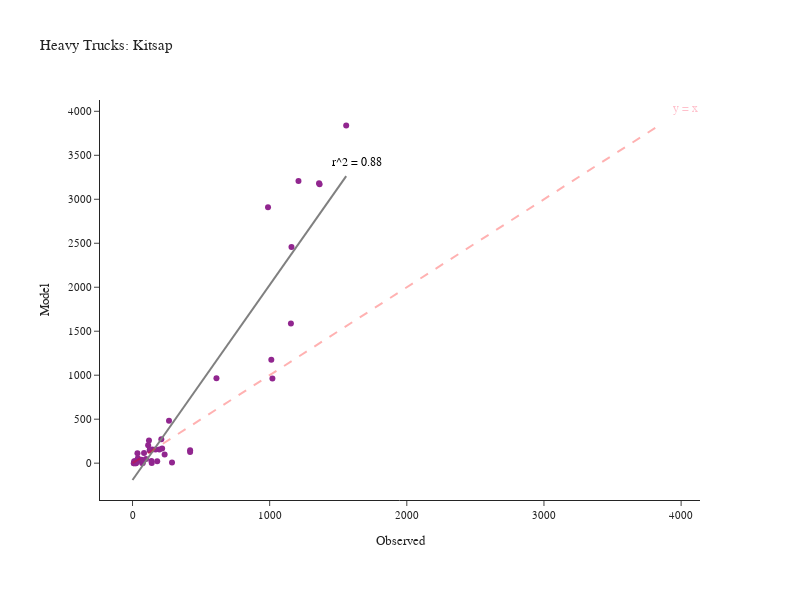

Source (notebook cell):
### Code cell
fig = create_truck_chart(df_daily_heavy, 'Heavy', 'Kitsap')
fig.show()

### Figure 1 — Plotly figure (JSON) as saved in the notebook; plotly's stock layout.template omitted (floating-point values rounded to 4 significant figures)
{"data": [{"customdata": [["SR-16  N/O SR-302 NB/SB", "Kitsap"], ["SR-16 N/O SR-160 NB/SB", "Kitsap"], ["SR-16 N/O Tremont NB/SB", "Kitsap"], ["SR-16 S/O SR-3 NB", "Kitsap"], ["SR-104 @ Hood Canal Bridge WB/EB", "Kitsap"], ["SR-104 E/O Hood Canal Bridge WB/EB", "Kitsap"], ["SR-104 N/O Pt Gamble Rd WB/EB", "Kitsap"], ["SR-104 E/O SR-307 WB/EB", "Kitsap"], ["SR-104 E/O Hansville WB/EB", "Kitsap"], ["SR-160 @ SR-16 WB/EB", "Kitsap"], ["SR-160 E/O Long Lake Rd WB/EB", "Kitsap"], ["SR-160 W/O Banner WB/EB", "Kitsap"], ["SR-160 E/O Peterson WB/EB", "Kitsap"], ["SR-160 S/O Southworth Dr WB/EB", "Kitsap"], ["SR-166 E/O SR-16 WB/EB", "Kitsap"], ["SR-3 E/O Sunset Way NB/SB", "Kitsap"], ["SR-3 N/O SR-305 NB/SB", "Kitsap"], ["SR-3 S/O Newberry Hill Rd NB/SB", "Kitsap"], ["SR-3 @ SR-304 NB/SB", "Kitsap"], ["SR-3 NE of SR-16 NB/SB", "Kitsap"], ["SR-3 W/O Lake Flora Rd NB/SB", "Kitsap"], ["SR-303 E/O SR-3 NB/SB", "Kitsap"], ["SR-303 N/O 11th St NB/SB", "Kitsap"], ["SR-303 N/O SR-304 NB/SB", "Kitsap"], ["SR-304 E/O SR-3 WB/EB", "Kitsap"], ["SR-304 W/O Naval WB/EB", "Kitsap"], ["SR-305 W/O SR-307 WB/EB", "Kitsap"], ["SR-305 W/O Suquamish Way WB/EB", "Kitsap"], ["SR-305 N/O Day Rd WB/EB", "Kitsap"], ["SR-305 N/O High School Rd WB/EB", "Kitsap"], ["SR-305 S/O Winslow Way WB/EB", "Kitsap"], ["SR-305 @ Ferry Ramp WB/EB", "Kitsap"], ["SR-307 W/O SR-104 NB/SB", "Kitsap"], ["SR-307 N/O Gunderson NB/SB", "Kitsap"], ["SR-307 S/O Gunderson NB/SB", "Kitsap"], ["SR-307 N/O SR-305 NB/SB", "Kitsap"], ["SR-308 @ SR-3 WB/EB", "Kitsap"], ["SR-308 E/O SR-3 WB/EB", "Kitsap"], ["SR-308 E/O Silverdale Way WB/EB", "Kitsap"], ["SR-308 W/O Brownsville Hwy WB/EB", "Kitsap"], ["SR-310 @ SR-3 WB/EB", "Kitsap"], ["SR-310 W/O Callow WB/EB", "Kitsap"]], "hovertemplate": "Observed=%{x}<br>Model=%{y}<br>location=%{customdata[0]}<br>County=%{customdata[1]}<extra></extra>", "legendgroup": "", "line": {"color": "Grey", "width": 2}, "marker": {"color": "#91268F", "symbol": "circle"}, "mode": "markers", "name": "", "orientation": "v", "showlegend": false, "type": "scatter", "x": [1558, 1210, 1364, 1155, 612, 75, 70, 144, 84, 114, 34, 30, 19, 12, 140, 1020, 1012, 1159, 988, 1360, 288, 180, 216, 98, 210, 126, 266, 420, 420, 234, 11, 9, 196, 168, 126, 120, 39, 36, 66, 22, 138, 26], "xaxis": "x", "y": [3840, 3207, 3170, 1587, 965, 2, 2, 155, 116, 203, 21, 21, 23, 23, 2, 963, 1176, 2458, 2908, 3182, 9, 21, 168, 48, 273, 145, 481, 148, 128, 99, 0, 0, 155, 155, 156, 259, 56, 112, 40, 0, 26, 0], "yaxis": "y"}, {"hovertemplate": "Observed=%{x}<br>Model=%{y}<extra></extra>", "legendgroup": "", "line": {"color": "Grey", "dash": "solid", "width": 2}, "marker": {"symbol": "circle"}, "mode": "lines", "name": "", "orientation": "v", "showlegend": false, "type": "scatter", "x": [0.0, 15.74, 31.47, 47.21, 62.95, 78.69, 94.42, 110.2, 125.9, 141.6, 157.4, 173.1, 188.8, 204.6, 220.3, 236.1, 251.8, 267.5, 283.3, 299.0, 314.7, 330.5, 346.2, 362.0, 377.7, 393.4, 409.2, 424.9, 440.6, 456.4, 472.1, 487.9, 503.6, 519.3, 535.1, 550.8, 566.5, 582.3, 598.0, 613.8, 629.5, 645.2, 661.0, 676.7, 692.4, 708.2, 723.9, 739.7, 755.4, 771.1, 786.9, 802.6, 818.3, 834.1, 849.8, 865.6, 881.3, 897.0, 912.8, 928.5, 944.2, 960.0, 975.7, 991.5, 1007.0, 1023.0, 1039.0, 1054.0, 1070.0, 1086.0, 1102.0, 1117.0, 1133.0, 1149.0, 1165.0, 1180.0, 1196.0, 1212.0, 1228.0, 1243.0, 1259.0, 1275.0, 1290.0, 1306.0, 1322.0, 1338.0, 1353.0, 1369.0, 1385.0, 1401.0, 1416.0, 1432.0, 1448.0, 1464.0, 1479.0, 1495.0, 1511.0, 1527.0, 1542.0, 1558.0], "xaxis": "x", "y": [-191.3, -156.4, -121.5, -86.59, -51.69, -16.8, 18.1, 53.0, 87.9, 122.8, 157.7, 192.6, 227.5, 262.4, 297.3, 332.2, 367.1, 402.0, 436.9, 471.8, 506.7, 541.6, 576.5, 611.3, 646.2, 681.1, 716.0, 750.9, 785.8, 820.7, 855.6, 890.5, 925.4, 960.3, 995.2, 1030.0, 1065.0, 1100.0, 1135.0, 1170.0, 1205.0, 1239.0, 1274.0, 1309.0, 1344.0, 1379.0, 1414.0, 1449.0, 1484.0, 1519.0, 1554.0, 1588.0, 1623.0, 1658.0, 1693.0, 1728.0, 1763.0, 1798.0, 1833.0, 1868.0, 1903.0, 1937.0, 1972.0, 2007.0, 2042.0, 2077.0, 2112.0, 2147.0, 2182.0, 2217.0, 2251.0, 2286.0, 2321.0, 2356.0, 2391.0, 2426.0, 2461.0, 2496.0, 2531.0, 2566.0, 2600.0, 2635.0, 2670.0, 2705.0, 2740.0, 2775.0, 2810.0, 2845.0, 2880.0, 2915.0, 2949.0, 2984.0, 3019.0, 3054.0, 3089.0, 3124.0, 3159.0, 3194.0, 3229.0, 3264.0], "yaxis": "y"}], "layout": {"annotations": [{"align": "right", "font": {"color": "pink", "size": 12}, "showarrow": false, "text": "y = x", "x": 4032.0, "y": 4032.0}, {"align": "right", "font": {"color": "black", "size": 12}, "showarrow": false, "text": "r^2 = 0.88", "x": 1636.0, "y": 3427.0}], "height": 600, "legend": {"tracegroupgap": 0}, "margin": {"b": 100, "l": 100, "r": 100, "t": 100}, "shapes": [{"line": {"color": "Red", "dash": "dash", "width": 2}, "type": "line", "x0": 0, "x1": 3840, "y0": 0, "y1": 3840}], "title": {"text": "Heavy Trucks: Kitsap"}, "width": 800, "xaxis": {"anchor": "y", "domain": [0.0, 1.0], "title": {"text": "Observed"}}, "yaxis": {"anchor": "x", "domain": [0.0, 1.0], "title": {"text": "Model"}}}}
